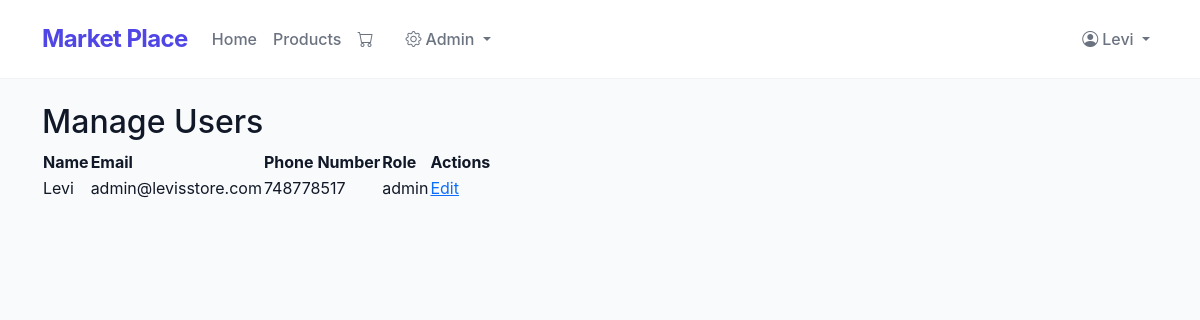
/admin/manage_users (signed in), run on the app's committed database.
### app.py (models this page shows)
class User(db.Model):
    __tablename__ = 'users'
    id = db.Column(db.Integer, primary_key=True)
    name = db.Column(db.String(100), nullable=False)
    email = db.Column(db.String(120), unique=True, nullable=False)
    password_hash = db.Column(db.String(128), nullable=False)
    phone_number = db.Column(db.String(15), nullable=False)
    role_id = db.Column(db.Integer, db.ForeignKey('roles.id'), nullable=False)
    orders = db.relationship('Order', backref='user', lazy=True)

class Role(db.Model):
    __tablename__ = 'roles'
    id = db.Column(db.Integer, primary_key=True)
    name = db.Column(db.String(50), unique=True, nullable=False)
    users = db.relationship('User', backref='role', lazy=True)

### app.py (the view)
@app.route('/admin/manage_users')
@admin_required
def manage_users():
    users = User.query.all()
    return render_template('manage_users.html', users=users)

### app.py (called while the page is built)
def admin_required(f):
    from functools import wraps
    @wraps(f)
    def decorated_function(*args, **kwargs):
        if not session.get('user_id') or session.get('user_role') != 'admin':
            flash('Admin access required.', 'danger')
            return redirect(url_for('home'))
        return f(*args, **kwargs)
    return decorated_function

def get_cart_unique_items():
    if 'user_id' in session:
        order = Order.query.filter_by(user_id=session['user_id'], status="Pending").first()
        if order:
            return OrderItem.query.filter_by(order_id=order.id).count()
    return 0

@app.context_processor
def inject_cart_count():
    return dict(cart_count=get_cart_unique_items())

### templates/manage_users.html
{% extends 'base.html' %}
{% block content %}
    <h2>Manage Users</h2>
    <table>
        <thead>
            <tr>
                <th>Name</th>
                <th>Email</th>
                <th>Phone Number</th>
                <th>Role</th>
                <th>Actions</th>
            </tr>
        </thead>
        <tbody>
            {% for user in users %}
                <tr>
                    <td>{{ user.name }}</td>
                    <td>{{ user.email }}</td>
                    <td>{{ user.phone_number }}</td>
                    <td>{{ user.role.name }}</td>
                    <td>
                        <a href="{{ url_for('edit_user', user_id=user.id) }}">Edit</a>
                    </td>
                </tr>
            {% endfor %}
        </tbody>
    </table>
{% endblock %}

### templates/base.html (shortened to what this page needs)
<!DOCTYPE html>
<html lang="en">
<head>
    <link rel="stylesheet" href="https://cdn.jsdelivr.net/npm/bootstrap-icons@1.7.2/font/bootstrap-icons.css">
    <link rel="stylesheet" href="https://cdn.jsdelivr.net/npm/bootstrap@5.3.1/dist/css/bootstrap.min.css">
    <link rel="stylesheet" href="{{ url_for('static', filename='css/styles.css') }}">
</head>
<body>
    <nav class="navbar navbar-expand-lg navbar-custom sticky-top">
        <div class="container">
            <a class="navbar-brand" href="{{ url_for('home') }}">Market Place</a>
            <div class="collapse navbar-collapse" id="navbarNav">
                <ul class="navbar-nav me-auto">
                    <li class="nav-item"><a class="nav-link" href="{{ url_for('home') }}">Home</a></li>
                    <li class="nav-item"><a class="nav-link" href="{{ url_for('products') }}">Products</a></li>
                    {% if session.get('user_id') %}
                    <li class="nav-item">
                        <a class="nav-link cart-link" href="{{ url_for('view_cart') }}">
                            <i class="bi bi-cart"></i>
                        </a>
                    </li>
                    {% endif %}
                    {% if session.get('user_role') == 'admin' %}
                    <li class="nav-item dropdown">
                        <a class="nav-link dropdown-toggle" href="#" role="button" data-bs-toggle="dropdown">
                            <i class="bi bi-gear me-1"></i>Admin
                        </a>
                    </li>
                    {% endif %}
                </ul>
                <ul class="navbar-nav">
                    {% if session.get('user_id') %}
                    <li class="nav-item dropdown">
                        <a class="nav-link dropdown-toggle" href="#" id="userDropdown" data-bs-toggle="dropdown">
                            <i class="bi bi-person-circle me-1"></i>{{ session.get('user_name') }}
                        </a>
                    </li>
                    {% endif %}
                </ul>
            </div>
        </div>
    </nav>
    <div class="container my-4">
        {% block content %}{% endblock %}
    </div>
</body>
</html>

### static/css/styles.css (style rules this page uses)
html { scroll-behavior: smooth; }

### templates/base.html (style rules this page uses)
:root { --primary-color: #4F46E5; --hover-color: #4338CA; --background-light: #F9FAFB; --text-primary: #111827; --text-secondary: #6B7280; }
body { font-family: 'Inter', system-ui, -apple-system, sans-serif; background-color: var(--background-light); color: var(--text-primary); }
.navbar-custom { background-color: rgba(255, 255, 255, 0.95); backdrop-filter: blur(10px); border-bottom: 1px solid rgba(229, 231, 235, 0.5); padding: 1rem 0; }
.navbar-custom .navbar-brand { font-size: 1.5rem; font-weight: 700; color: var(--primary-color); letter-spacing: -0.025em; }
.navbar-custom .nav-link { color: var(--text-secondary); font-weight: 500; padding: 0.5rem 1rem; transition: all 0.2s ease; border-radius: 0.5rem; }
.cart-link { position: relative; padding-right: 1.5rem !important; }

### data on the page
User: get "Levi", name "Levi", email "admin@levisstore.com", phone_number "748778517", role.name "admin"
